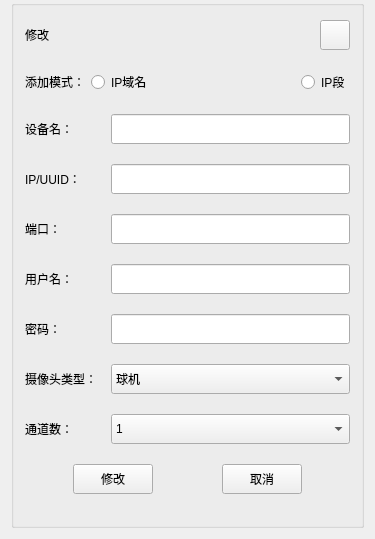
<?xml version="1.0" encoding="UTF-8"?>
<ui version="4.0">
 <class>ModifyDevice</class>
 <widget class="QWidget" name="ModifyDevice">
  <property name="geometry">
   <rect>
    <x>0</x>
    <y>0</y>
    <width>375</width>
    <height>539</height>
   </rect>
  </property>
  <property name="windowTitle">
   <string>ModifyDevice</string>
  </property>
  <layout class="QGridLayout" name="gridLayout_2">
   <property name="topMargin">
    <number>0</number>
   </property>
   <item row="0" column="0">
    <widget class="QGroupBox" name="groupBox">
     <property name="title">
      <string/>
     </property>
     <layout class="QGridLayout" name="gridLayout">
      <property name="topMargin">
       <number>0</number>
      </property>
      <item row="0" column="0" colspan="4">
       <layout class="QHBoxLayout" name="horizontalLayout_6">
        <item>
         <widget class="QLabel" name="label_2">
          <property name="text">
           <string>修改</string>
          </property>
         </widget>
        </item>
        <item>
         <widget class="QPushButton" name="btnClose">
          <property name="minimumSize">
           <size>
            <width>30</width>
            <height>30</height>
           </size>
          </property>
          <property name="maximumSize">
           <size>
            <width>30</width>
            <height>30</height>
           </size>
          </property>
          <property name="text">
           <string/>
          </property>
          <property name="icon">
           <iconset resource="res.qrc">
            <normaloff>:/res/SoftIcon/Cancel.png</normaloff>:/res/SoftIcon/Cancel.png</iconset>
          </property>
          <property name="iconSize">
           <size>
            <width>30</width>
            <height>30</height>
           </size>
          </property>
         </widget>
        </item>
       </layout>
      </item>
      <item row="1" column="0">
       <widget class="QLabel" name="label">
        <property name="text">
         <string>添加模式：</string>
        </property>
       </widget>
      </item>
      <item row="1" column="1">
       <widget class="QRadioButton" name="radioButton_name">
        <property name="maximumSize">
         <size>
          <width>60</width>
          <height>16777215</height>
         </size>
        </property>
        <property name="text">
         <string>IP域名</string>
        </property>
       </widget>
      </item>
      <item row="1" column="2">
       <spacer name="horizontalSpacer">
        <property name="orientation">
         <enum>Qt::Horizontal</enum>
        </property>
        <property name="sizeHint" stdset="0">
         <size>
          <width>96</width>
          <height>20</height>
         </size>
        </property>
       </spacer>
      </item>
      <item row="1" column="3">
       <widget class="QRadioButton" name="radioButton_paragr">
        <property name="text">
         <string>IP段</string>
        </property>
       </widget>
      </item>
      <item row="2" column="0" colspan="4">
       <layout class="QHBoxLayout" name="horizontalLayout">
        <item>
         <widget class="QLabel" name="label_Name">
          <property name="minimumSize">
           <size>
            <width>80</width>
            <height>0</height>
           </size>
          </property>
          <property name="text">
           <string>设备名：</string>
          </property>
         </widget>
        </item>
        <item>
         <widget class="QLineEdit" name="lineEdit_Name">
          <property name="minimumSize">
           <size>
            <width>0</width>
            <height>30</height>
           </size>
          </property>
         </widget>
        </item>
       </layout>
      </item>
      <item row="3" column="0" colspan="4">
       <layout class="QHBoxLayout" name="horizontalLayout_2">
        <item>
         <widget class="QLabel" name="label_Addr">
          <property name="minimumSize">
           <size>
            <width>80</width>
            <height>0</height>
           </size>
          </property>
          <property name="text">
           <string>IP/UUID：</string>
          </property>
         </widget>
        </item>
        <item>
         <widget class="QLineEdit" name="lineEdit_Addr">
          <property name="minimumSize">
           <size>
            <width>0</width>
            <height>30</height>
           </size>
          </property>
         </widget>
        </item>
       </layout>
      </item>
      <item row="4" column="0" colspan="4">
       <layout class="QHBoxLayout" name="horizontalLayout_3">
        <item>
         <widget class="QLabel" name="label_4">
          <property name="minimumSize">
           <size>
            <width>80</width>
            <height>0</height>
           </size>
          </property>
          <property name="text">
           <string>端口：</string>
          </property>
         </widget>
        </item>
        <item>
         <widget class="QLineEdit" name="lineEdit_Port">
          <property name="minimumSize">
           <size>
            <width>0</width>
            <height>30</height>
           </size>
          </property>
         </widget>
        </item>
       </layout>
      </item>
      <item row="5" column="0" colspan="4">
       <layout class="QHBoxLayout" name="horizontalLayout_4">
        <item>
         <widget class="QLabel" name="label_5">
          <property name="minimumSize">
           <size>
            <width>80</width>
            <height>0</height>
           </size>
          </property>
          <property name="text">
           <string>用户名：</string>
          </property>
         </widget>
        </item>
        <item>
         <widget class="QLineEdit" name="lineEdit_Usr">
          <property name="minimumSize">
           <size>
            <width>0</width>
            <height>30</height>
           </size>
          </property>
         </widget>
        </item>
       </layout>
      </item>
      <item row="6" column="0" colspan="4">
       <layout class="QHBoxLayout" name="horizontalLayout_5">
        <item>
         <widget class="QLabel" name="label_6">
          <property name="minimumSize">
           <size>
            <width>80</width>
            <height>0</height>
           </size>
          </property>
          <property name="text">
           <string>密码：</string>
          </property>
         </widget>
        </item>
        <item>
         <widget class="QLineEdit" name="lineEdit_Pwd">
          <property name="minimumSize">
           <size>
            <width>0</width>
            <height>30</height>
           </size>
          </property>
          <property name="echoMode">
           <enum>QLineEdit::Password</enum>
          </property>
         </widget>
        </item>
       </layout>
      </item>
      <item row="7" column="0" colspan="4">
       <layout class="QHBoxLayout" name="horizontalLayout_7">
        <item>
         <widget class="QLabel" name="label_8">
          <property name="maximumSize">
           <size>
            <width>80</width>
            <height>16777215</height>
           </size>
          </property>
          <property name="text">
           <string>摄像头类型：</string>
          </property>
         </widget>
        </item>
        <item>
         <widget class="QComboBox" name="comboBox_Type">
          <property name="minimumSize">
           <size>
            <width>0</width>
            <height>30</height>
           </size>
          </property>
          <item>
           <property name="text">
            <string>球机</string>
           </property>
          </item>
          <item>
           <property name="text">
            <string>枪机</string>
           </property>
          </item>
          <item>
           <property name="text">
            <string>高速球</string>
           </property>
          </item>
          <item>
           <property name="text">
            <string>摄像机</string>
           </property>
          </item>
          <item>
           <property name="text">
            <string>抓拍机</string>
           </property>
          </item>
          <item>
           <property name="text">
            <string>比对机</string>
           </property>
          </item>
         </widget>
        </item>
       </layout>
      </item>
      <item row="8" column="0" colspan="4">
       <layout class="QHBoxLayout" name="horizontalLayout_8">
        <item>
         <widget class="QLabel" name="label_9">
          <property name="maximumSize">
           <size>
            <width>80</width>
            <height>16777215</height>
           </size>
          </property>
          <property name="text">
           <string>通道数：</string>
          </property>
         </widget>
        </item>
        <item>
         <widget class="QComboBox" name="comboBox_ChannelNo">
          <property name="minimumSize">
           <size>
            <width>0</width>
            <height>30</height>
           </size>
          </property>
          <item>
           <property name="text">
            <string>1</string>
           </property>
          </item>
          <item>
           <property name="text">
            <string>4</string>
           </property>
          </item>
          <item>
           <property name="text">
            <string>8</string>
           </property>
          </item>
          <item>
           <property name="text">
            <string>16</string>
           </property>
          </item>
          <item>
           <property name="text">
            <string>32</string>
           </property>
          </item>
         </widget>
        </item>
       </layout>
      </item>
      <item row="9" column="0" colspan="4">
       <layout class="QHBoxLayout" name="horizontalLayout_10">
        <item>
         <spacer name="horizontalSpacer_3">
          <property name="orientation">
           <enum>Qt::Horizontal</enum>
          </property>
          <property name="sizeHint" stdset="0">
           <size>
            <width>40</width>
            <height>20</height>
           </size>
          </property>
         </spacer>
        </item>
        <item>
         <widget class="QPushButton" name="btnSure">
          <property name="minimumSize">
           <size>
            <width>0</width>
            <height>30</height>
           </size>
          </property>
          <property name="text">
           <string>修改</string>
          </property>
          <property name="icon">
           <iconset resource="res.qrc">
            <normaloff>:/res/SoftIcon/mod.png</normaloff>:/res/SoftIcon/mod.png</iconset>
          </property>
          <property name="iconSize">
           <size>
            <width>25</width>
            <height>25</height>
           </size>
          </property>
         </widget>
        </item>
        <item>
         <spacer name="horizontalSpacer_2">
          <property name="orientation">
           <enum>Qt::Horizontal</enum>
          </property>
          <property name="sizeHint" stdset="0">
           <size>
            <width>63</width>
            <height>20</height>
           </size>
          </property>
         </spacer>
        </item>
        <item>
         <widget class="QPushButton" name="btnCancel">
          <property name="minimumSize">
           <size>
            <width>0</width>
            <height>30</height>
           </size>
          </property>
          <property name="text">
           <string>取消</string>
          </property>
          <property name="icon">
           <iconset resource="res.qrc">
            <normaloff>:/res/SoftIcon/Cancel.png</normaloff>:/res/SoftIcon/Cancel.png</iconset>
          </property>
          <property name="iconSize">
           <size>
            <width>25</width>
            <height>25</height>
           </size>
          </property>
         </widget>
        </item>
        <item>
         <spacer name="horizontalSpacer_4">
          <property name="orientation">
           <enum>Qt::Horizontal</enum>
          </property>
          <property name="sizeHint" stdset="0">
           <size>
            <width>40</width>
            <height>20</height>
           </size>
          </property>
         </spacer>
        </item>
       </layout>
      </item>
     </layout>
    </widget>
   </item>
  </layout>
 </widget>
 <layoutdefault spacing="6" margin="11"/>
 <resources>
  <include location="res.qrc"/>
 </resources>
 <connections/>
</ui>
